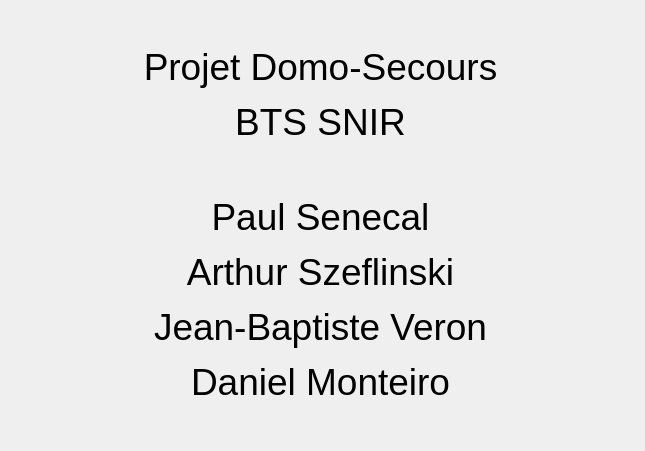
<?xml version="1.0" encoding="UTF-8"?>
<ui version="4.0">
 <class>about</class>
 <widget class="QDialog" name="about">
  <property name="geometry">
   <rect>
    <x>0</x>
    <y>0</y>
    <width>645</width>
    <height>451</height>
   </rect>
  </property>
  <property name="minimumSize">
   <size>
    <width>645</width>
    <height>451</height>
   </size>
  </property>
  <property name="maximumSize">
   <size>
    <width>645</width>
    <height>451</height>
   </size>
  </property>
  <property name="windowTitle">
   <string>Dialog</string>
  </property>
  <widget class="QLabel" name="label">
   <property name="geometry">
    <rect>
     <x>110</x>
     <y>10</y>
     <width>421</width>
     <height>431</height>
    </rect>
   </property>
   <property name="text">
    <string>&lt;html&gt;&lt;head/&gt;&lt;body&gt;&lt;p align=&quot;center&quot;&gt;&lt;span style=&quot; font-size:28pt;&quot;&gt;Projet Domo-Secours&lt;/span&gt;&lt;/p&gt;&lt;p align=&quot;center&quot;&gt;&lt;span style=&quot; font-size:28pt;&quot;&gt;BTS SNIR&lt;/span&gt;&lt;/p&gt;&lt;p align=&quot;center&quot;&gt;&lt;br/&gt;&lt;/p&gt;&lt;p align=&quot;center&quot;&gt;&lt;span style=&quot; font-size:28pt;&quot;&gt;Paul Senecal&lt;/span&gt;&lt;/p&gt;&lt;p align=&quot;center&quot;&gt;&lt;span style=&quot; font-size:28pt;&quot;&gt;Arthur Szeflinski&lt;/span&gt;&lt;/p&gt;&lt;p align=&quot;center&quot;&gt;&lt;span style=&quot; font-size:28pt;&quot;&gt;Jean-Baptiste Veron&lt;/span&gt;&lt;/p&gt;&lt;p align=&quot;center&quot;&gt;&lt;span style=&quot; font-size:28pt;&quot;&gt;Daniel Monteiro&lt;/span&gt;&lt;/p&gt;&lt;/body&gt;&lt;/html&gt;</string>
   </property>
  </widget>
 </widget>
 <resources/>
 <connections/>
</ui>
